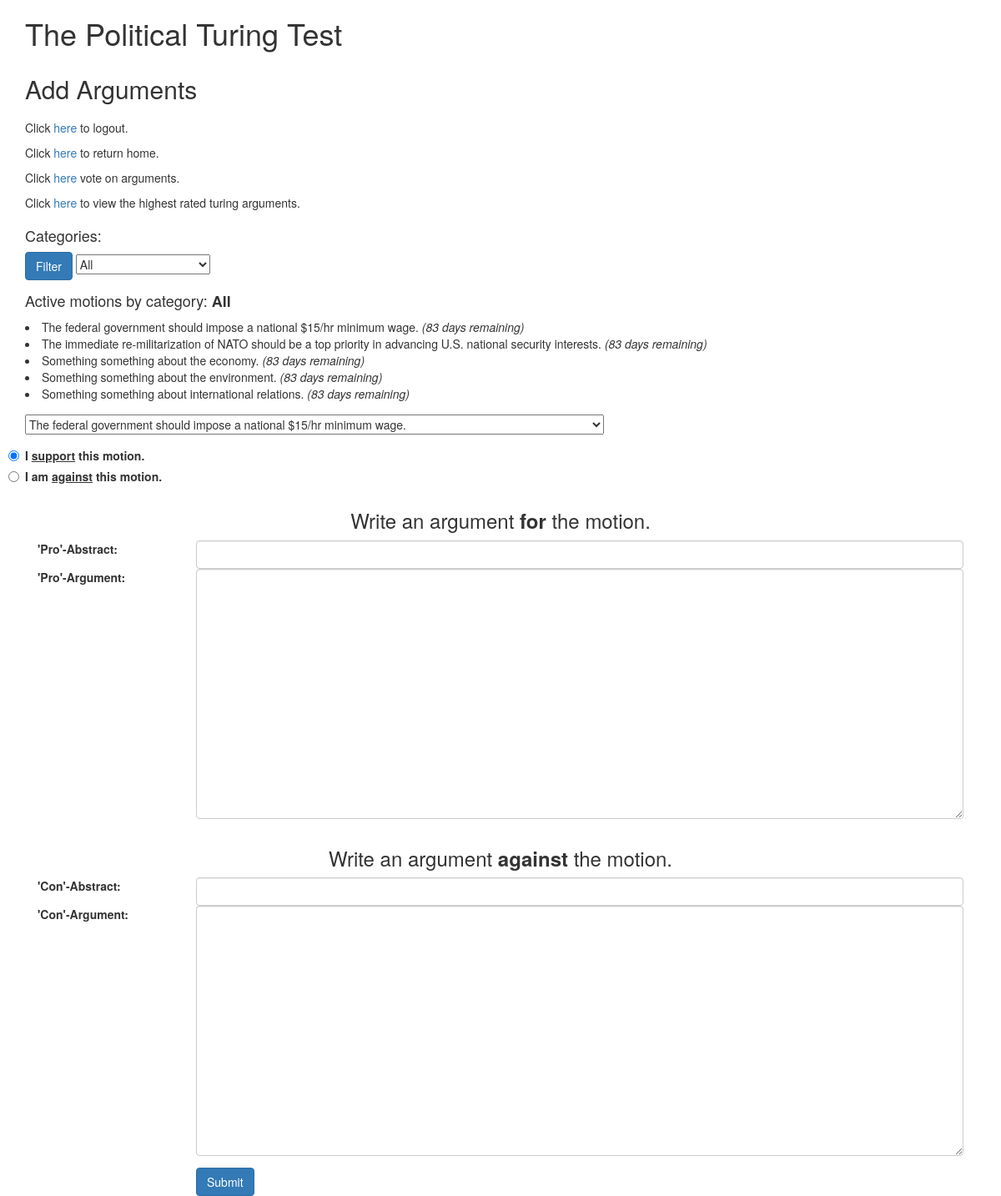
The app's page /arguments (signed in), older data.
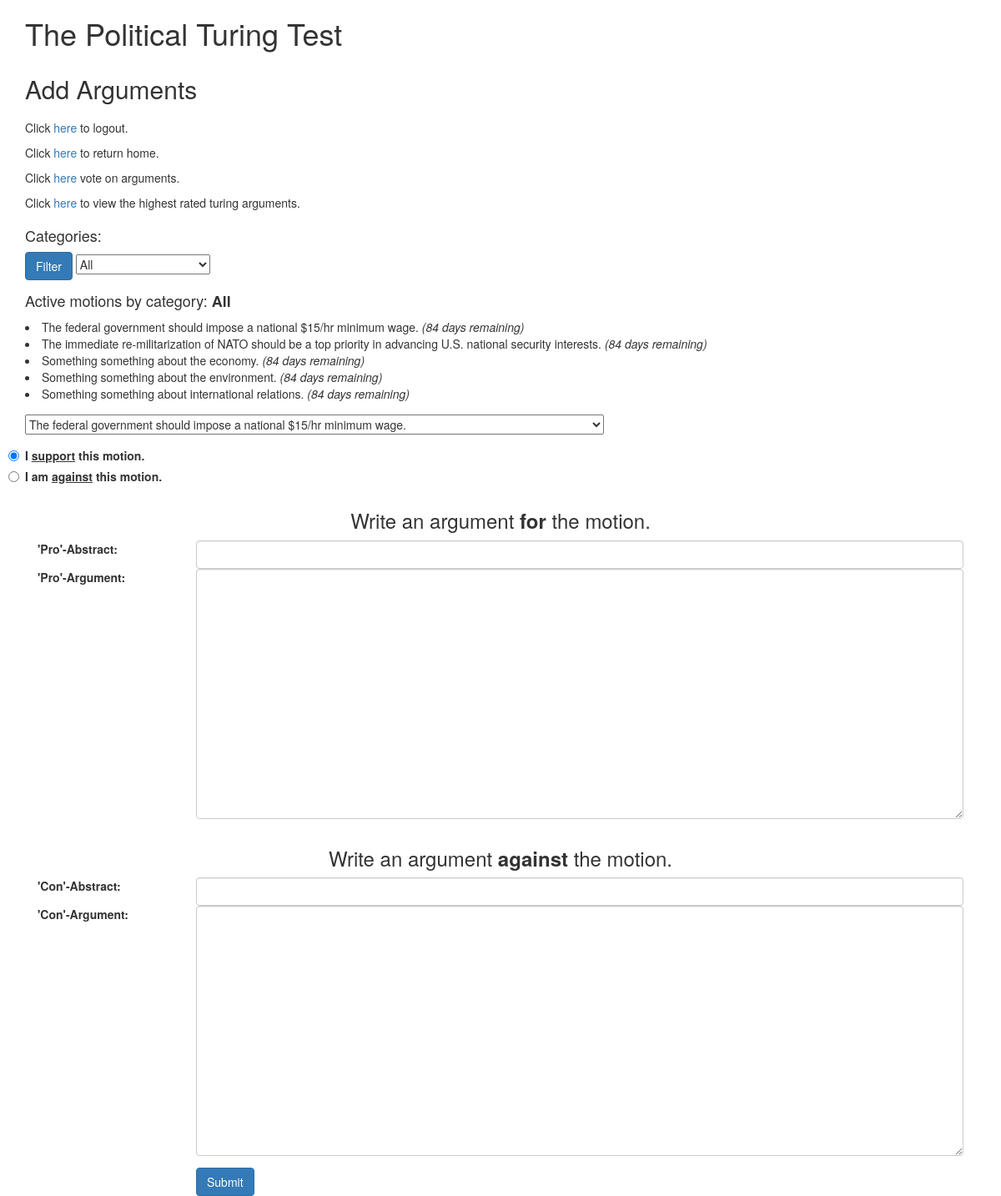
The same page, newer data.
### models.py (models this page shows, shortened)
class Topic(db.Model):
    __tablename__ = "topics"
    id = db.Column(db.Integer, primary_key=True)
    category = db.Column(db.String, nullable=False)
    topic = db.Column(db.String, nullable=False)
    author_id = db.Column(db.Integer, ForeignKey('users.id'))
    created_date = db.Column(db.Date, default=datetime.date.today)
    status = db.Column(db.Boolean, nullable=False)
    def days_left(self):
        days_remaining = 100 - (datetime.date.today() - self.created_date).days
        if days_remaining > 1 and self.status == True:
            return "{int} days remaining".format(int = days_remaining)
        elif days_remaining == 1 and self.status == True:
            return "*1 day remaining*"
        else:
            return "Closed on {close_date}".format(close_date = self.created_date - datetime.timedelta(days = 10))

### app.py (the view)
@app.route('/arguments', methods=['GET'])
@login_required
def get_arguments():
    update_topic_status()
    category_filter = request.args.get('category_value', 'all')
    categories = db.session.query(Topic.category).distinct()
    if category_filter == 'all':
        motions = Topic.query.distinct(Topic.category).filter_by(status = True).all()
        category_header = "All"
    else:
        motions = Topic.query.filter_by(category = category_filter, status = True)
        category_header = category_filter
    topics = db.session.query(func.count(Topic.id)).filter_by(status = True).all()[0][0]
    randnum = random.choice(range(1, topics + 1))
    return render_template('arguments.html', category_header = category_header, categories=categories, motions=motions, randnum=randnum)

### app.py (called while the page is built)
def login_required(f):
    @wraps(f)
    def wrap(*args, **kwargs):
        if 'logged_in' in session:
            return f(*args, **kwargs)
        else:
            flash('You need to login first.')
            return redirect(url_for('login'))
    return wrap

def update_topic_status():
    active_topics = db.session.query(Topic).filter_by(status = True).all()
    for topic in active_topics:
        if "Closed" in topic.days_left():
            updated_topic = Topic.query.get(topic.id)
            updated_topic.status = False
            db.session.commit()

### templates/arguments.html (shortened to what this page needs)
<html>
  <head>
    <link href="static/bootstrap.min.css" rel="stylesheet" media="screen">
  </head>
  <body>
    <div class="container">
      <h1>The Political Turing Test</h1>
    </div>
    <div class="container">
      <h2>Add Arguments</h2>
    </div>
    <div class="container">
    </div>
    <div class="container">
      <p>Click <a href="/logout">here</a> to logout.</p>
      <p>Click <a href="/">here</a> to return home.</p>
      <p>Click <a href="/voting/{{ randnum }}">here</a> vote on arguments.</p>
      <p>Click <a href="/turingarguments/topic/{{ randnum }}/topscoring">here</a> to view the highest rated turing arguments.</p>
    </div>
    <div class="container">
      <form action="" method="get">
        <h4>Categories:</h4>
        <div class="form-group">
          <button class="btn btn-primary" type="submit">Filter</button>
          <select name="category_value">
            <option value="all">All</option>
          </select>
        </div>
      </form>
      <form action="" method="post">
        <div class="form-group">
          <h4>Active motions by category: <strong>{{ category_header }}</strong></h4>
          {% for motion in motions %}
          <li>{{ motion.topic }} <i>({{ motion.days_left() }})</i></li>
          {% endfor %}
        </div>
        <div class="form-group">
          <select name="motion_value">
            {% for motion in motions %}
            <option value="{{ motion.topic }}">{{ motion.topic }}</option>
            {% endfor %}
          </select>
        </div>
        <label class="radio">
          <input type="radio" name="user_stance" id="optionsRadios1" value="pro" checked>
          I <u>support</u> this motion.
        </label>
        <label class="radio">
          <input type="radio" name="user_stance" id="optionsRadios2" value="con">
          I am <u>against</u> this motion.
         </label>
        <div class="form-group argument-box clearfix">
          <h3 class="argument-box-header">Write an argument <strong>for</strong> the motion.</h3>
          <label for="title" class="col-sm-2 control-label">'Pro'-Abstract:</label>
          <div class="col-sm-10">
            <input class="form-control" id="abstract" name="abstract" type="text" value="{{ request.form.abstract }}">
          </div>
          <label for="Content" class="col-sm-2 control-label">'Pro'-Argument:</label>
          <div class="col-sm-10">
            <textarea class="form-control" id="argument" name="argument" style="height: 300px;">{{ request.form.argument }}</textarea>
          </div>
        </div>
        <div class="form-group argument-box clearfix">
          <h3 class="argument-box-header">Write an argument <strong>against</strong> the motion.</h3>
          <label for="title" class="col-sm-2 control-label">'Con'-Abstract:</label>
          <div class="col-sm-10">
            <input class="form-control" id="abstract1" name="abstract1" type="text" value="{{ request.form.abstract1 }}">
          </div>
          <label for="Content" class="col-sm-2 control-label">'Con'-Argument:</label>
          <div class="col-sm-10">
            <textarea class="form-control" id="argument1" name="argument1" style="height: 300px;">{{ request.form.argument1 }}</textarea>
          </div>
        </div>
        <div class="form-group">
          <div class="col-sm-offset-2 col-sm-10">
            <button class="btn btn-primary" type="submit">Submit</button>
          </div>
        </div>
      </form>
  </body>
</html>

### templates/arguments.html (style rules this page uses)
.argument-box { margin-bottom: 1em; }
.argument-box-header { text-align: center; }

Row changes from the older to the newer data that the page shows:
changed Topic "The federal government should impose a national $15/hr minimum wage.": days_left "83 days remaining" → "84 days remaining"
changed Topic (number 2 of 5 on the later page): days_left "83 days remaining" → "84 days remaining"
changed Topic "Something something about the economy.": days_left "83 days remaining" → "84 days remaining"
changed Topic "Something something about the environment.": days_left "83 days remaining" → "84 days remaining"
changed Topic "Something something about international relations.": days_left "83 days remaining" → "84 days remaining"
